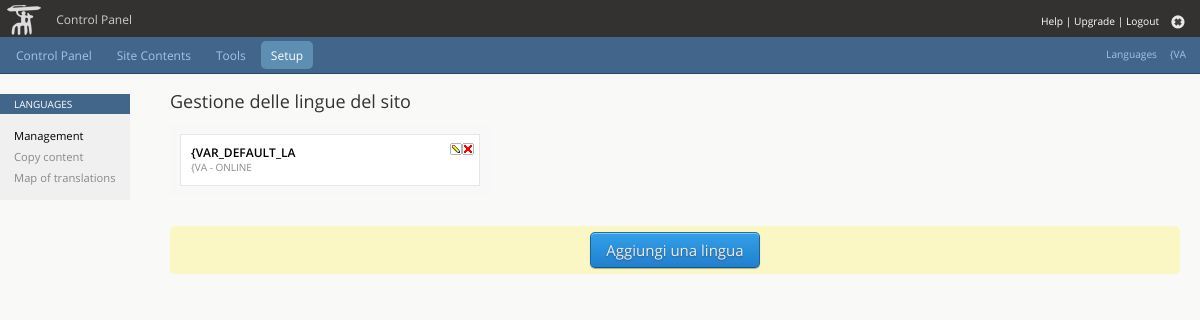
Page /admin/lingue/index.php (signed in) on the committed database.
### tables this page shows
CREATE TABLE IF NOT EXISTS `k_lingue` (
  `idli` int(1) NOT NULL AUTO_INCREMENT,
  `lingua` varchar(15) DEFAULT NULL,
  `ll` char(3) NOT NULL DEFAULT '',
  `code` varchar(5) NOT NULL,
  `rtl` enum('s','n') NOT NULL DEFAULT 'n',
  `online` enum('s','n') NOT NULL,
  `ordine` int(3) NOT NULL,
  PRIMARY KEY (`idli`)
);

### admin/lingue/index.php (the view, shortened to what this page needs)
<?
include_once("../inc/head.inc.php");
?><h1><? echo PAGE_NAME; ?></h1>
	<br />
	<form action="?" method="post" id="saveOrder">
	<div class="DragZone">
	<ul class="dragdrop lingue"><?
		$query="SELECT * FROM ".TABLE_LINGUE." ORDER BY ordine";
		$results=mysql_query($query);
		while($row=mysql_fetch_array($results)) {
			?><li><? echo '<strong>'.$row['lingua'].'</strong><div class="small">'.$row['ll'].' - '.($row['online']=='s'?'ONLINE':'OFFLINE').'</div>'; ?><input type="hidden" name="lingua[]" value="<? echo $row['idli']; ?>" /><span><a href="javascript:kOpenIPopUp('modifica.php','idli=<? echo $row['idli']; ?>','600px','400px')"><img src="<? echo ADMINRELDIR; ?>/img/12edit.gif" width="12" height="12" alt="modifica" /></a><a href="?delete=<? echo $row['idli']; ?>" onclick="return confirm('Sei sicuro di voler eliminare questa voce?');"><img src="<? echo ADMINRELDIR; ?>/img/12close.gif" width="12" height="12" alt="elimina" /></a></span></li><? $i++; }
		?></ul>
		</div>
	<br />
	</form>
	<br />
	<div class="submit"><input type="button" class="button" value="Aggiungi una lingua" onclick="kOpenIPopUp('nuovo.php','','600px','400px')" /></div>
<?
include_once("../inc/foot.inc.php");
?>

### admin/inc/kalamun.lib.php (shortened to what this page needs)
		<?
class kaAdminTranslate {
	public function translate($param) {
		$param=trim($param,"{}");
		if(strpos($param,":")!==false) $param=substr($param,strpos($param,":")+1);
		return $param;
		}
	}
class kaAdminMenu {
	protected $menu,$fullmenu,$sel,$kaTranslate;
	function kaAdminMenu() {
		$this->menu=array();
		global $kaTranslate;
		if(isset($kaTranslate)) $this->kTranslate=$kaTranslate;
		else $this->kTranslate=new kaAdminTranslate();
		$menu=array();
		$xml=file_get_contents(ADMINRELDIR."inc/menu.xml");
		$xml=preg_replace('/<?xml[^>]*>/','',$xml);
		$xml=preg_replace('/<[^ ]*>/','',$xml);
		$xml=preg_replace('/<\/[^>]*>/','',$xml);
		$xml=explode('<mainNode',trim($xml));
		for($i=0;isset($xml[$i]);$i++) {
			if($xml[$i]!="") {
				$xml[$i]=explode('<subNode',$xml[$i]);
				for($j=0;isset($xml[$i][$j]);$j++) {
					$tmp=$xml[$i][$j];
					$xml[$i][$j]=array();
					$xml[$i][$j]['title']=preg_match('/.*title="([^"]*)".*/',$tmp)?trim(preg_replace('/.*title="([^"]*)".*/','$1',$tmp)):'';
					$xml[$i][$j]['title']=$this->kTranslate->translate($xml[$i][$j]['title']);
					$xml[$i][$j]['id']=preg_match('/.*id="([^"]*)".*/',$tmp)?trim(preg_replace('/.*id="([^"]*)".*/','$1',$tmp)):'';
					$xml[$i][$j]['url']=preg_match('/.*url="([^"]*)".*/',$tmp)?trim(preg_replace('/.*url="([^"]*)".*/','$1',$tmp)):'';
					if($j==0) $menu[count($menu)]=array("title"=>$xml[$i][$j]['title'],"id"=>$xml[$i][$j]['id'],"url"=>$xml[$i][$j]['url'],"submenu"=>array());
					elseif(strpos($_SESSION['permissions'],",".$xml[$i][$j]['id'].",")!==false) $menu[(count($menu)-1)]['submenu'][]=array("title"=>$xml[$i][$j]['title'],"id"=>$xml[$i][$j]['id'],"url"=>$xml[$i][$j]['url']);
					}
				}
			}
		$this->menu=$menu;
		}
	function getLanguages() {
		$output=array();
		$query="SELECT * FROM `".TABLE_LINGUE."` ORDER BY `ordine`";
		$results=mysql_query($query);
		while($row=mysql_fetch_array($results)) {
			$output[]=$row;
			}
		return $output;
		}
	function get() {
		$output="";
		$output.='<div id="menu">';
		$languages=$this->getLanguages();
		$output.='<div class="lingue">';
		$output.=$this->kTranslate->translate('Menu:Languages').' <ul>';
		$append_var=$_SERVER['QUERY_STRING'];
		foreach($languages as $row) {
			$output.='<a href="'.ADMINDIR.PAGE_ID.'/'.basename($_SERVER['PHP_SELF']).'?chg_lang='.$row['ll'].'&'.$append_var.'" class="lingua';
			$output.='">';
			$output.=$row['ll'].'</a>';
			}
		$output.='</ul></div>';
		$this->sel=array('parent'=>'','id'=>'','url'=>'','title'=>'','perm'=>'');
		foreach($this->menu as $ka=>$v) {
			for($i=0;isset($v['submenu'][$i]['id']);$i++) {
				if(PAGE_ID==$v['submenu'][$i]['id']) {
					$this->sel=$v['submenu'][$i];
					$this->sel['parent']=$ka;
					break(2);
					}
				}
			}
		$output.='<ul>';
		foreach($this->menu as $ka=>$v) {
			$output.='<li><a '.($ka==$this->sel['parent']?' class="sel"':'').'>'.$v['title'].'</a>';
			$output.='<ul>';
			for($i=0;isset($v['submenu'][$i]['title']);$i++) {
				$output.='<li><a href="'.ADMINDIR.$v['submenu'][$i]['id'].'/'.$v['submenu'][$i]['url'].'"';
				if(PAGE_ID==$v['submenu'][$i]['id']) $output.=' class="sel"';
				$output.='>'.$v['submenu'][$i]['title'].'</a></li>';
				}
			$output.='</ul>';
			$output.='</li>';
			}
		$output.='</ul>';
		$output.='</div>';
		return $output;
		}
	}
?>

### admin/css/init.css (style rules this page uses)
html,body,div,span,applet,object,iframe,h1,h2,h3,h4,h5,h6,p,blockquote,pre,a,abbr,acronym,cite,code,em,img,small,strike,strong,sub,sup,center,dl,dt,dd,ol,ul,li,fieldset,form,label,legend,table,caption,tbody,tfoot,thead,tr,th,td { margin:0; padding:0; border:0; outline:0; font-size:100%; vertical-align:baseline; background: transparent; }
html,body { width:100%; height:100%; }
body { line-height:1; font-size:12pt; }
ol,ul { padding-left:20px; }
img { vertical-align:middle; border:0; }
h1,h2,h3,h4,h5,h6 { font-weight:bold; margin:20px 0; padding:0; }
h1 { font-size:2em; }

### admin/css/screen.css (style rules this page uses)
body { font-family:OpenSansRegular,Arial,Helvetica,sans-serif; font-size:12px; line-height:15px; background-color:#f9f9f8; color:#000; margin:0; padding:0; text-align: left; }
#menu { font-family:OpenSansRegular,Arial,Helvetica,sans-serif; position:relative; background:#416689; border-bottom:1px solid #274868; padding:1px; z-index:500; box-sizing:border-box; -moz-box-sizing:border-box; }
#menu ul { margin:0; padding:3px 5px; list-style:none; }
#menu li { position:relative; padding:0; margin-right:5px; display:inline-block; }
#menu a { text-decoration:none; color:#a3c5e5; padding:7px 10px 6px 10px; border-radius:5px; display:block; cursor:default; }
#menu a.sel { color:#fff; background-color:#5e8eb2; }
#menu .lingue { font-size:.85em; color:#a3c5e5; position:absolute; right:0; padding:6px 4px 0 0; border:0; z-index:10; }
#menu .lingue ul { display:inline-block; }
#menu .lingue a { padding:0 5px; border-radius:3px; display:inline-block; cursor:pointer; }
#contents h1 { color:#343231; }
img { border:0; }
h1 { font-family:OpenSansRegular,Arial,Helvetica,sans-serif; font-weight:normal; margin:0px; font-size:large; color:#fff; }
a { color:#4e7ea2; text-decoration:none; }
input,select,textarea,.RichContainer iframe { border:1px solid #eee; font-size:1em; background-color:#fff; box-shadow:0 1px 0 0 rgba(255,255,255,1); font-family:'OpenSansRegular',Arial,sans-serif; }
input,textarea.arial { padding:2px 5px; }
.button,.alertbutton,.smallbutton,.smallalertbutton { display:inline-block; border:0; border-radius:5px; color:#eee; font-size:.9em; cursor:pointer; margin:1px; background-color:#343231; background:-moz-linear-gradient( #33A0E8, #2180CE) repeat scroll 0 0 transparent; background:-webkit-linear-gradient(#33A0E8, #2180CE) repeat scroll 0 0 transparent; background:linear-gradient( #33A0E8, #2180CE) repeat scroll 0 0 transparent; border:1px solid; border-color:#2270AB #18639A #0F568B; box-shadow:0 1px 1px rgba(0, 0, 0, 0.3), 0 1px 0 #83C5F1 inset; text-shadow:0 1px 2px #355782; }
.button,.alertbutton { padding:7px 15px; }
.submit .button,.submit .alertbutton { font-size:1.25em; }
.small,small { font-size:x-small; color:#888; }
.submit { background-color:#fbf7c5; padding:5px; text-align:center; -moz-border-radius:5px; -webkit-border-radius:5px; border-radius:5px; }

### admin/lingue/css/substyle.css (style rules this page uses)
ul.lingue { width:300px; margin:0; padding:5px 10px; background-color:#f8f8f8; list-style:none; }
ul.lingue li { position:relative; padding:10px; margin:5px 0; background-color:#fff; border:1px solid #e8e6e4; cursor:n-resize; }
ul.lingue li span { position:absolute; top:5px; right:5px; }

### rows in the picture
k_lingue: ll "{VA", lingua "{VAR_DEFAULT_LA", online "ONLINE"

### other values in the picture
$kaTranslate->translate('Menu:Control Panel') "Control Panel"
$kaTranslate->translate('Menu:Help') "Help"
$kaTranslate->translate('Menu:Upgrade') "Upgrade"
$kaTranslate->translate('Menu:Logout') "Logout"
$this->kTranslate->translate('Menu:Languages') "Languages"
$v['title'] "Control Panel"
$v['title'] "Site Contents"
$v['title'] "Tools"
$v['title'] "Setup"
$kaAdminMenu->getSelected('title') "LANGUAGES"
$label "Management"
$label "Copy content"
$label "Map of translations"
PAGE_NAME "Gestione delle lingue del sito"
